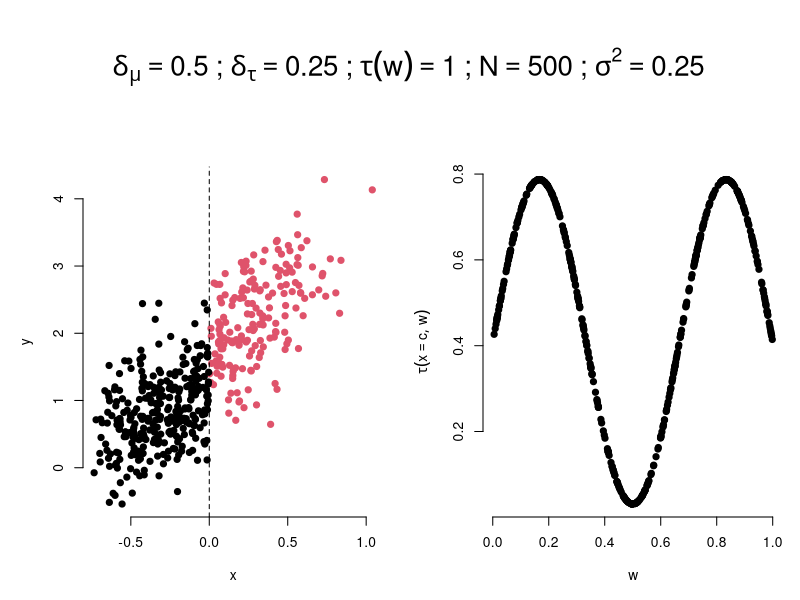
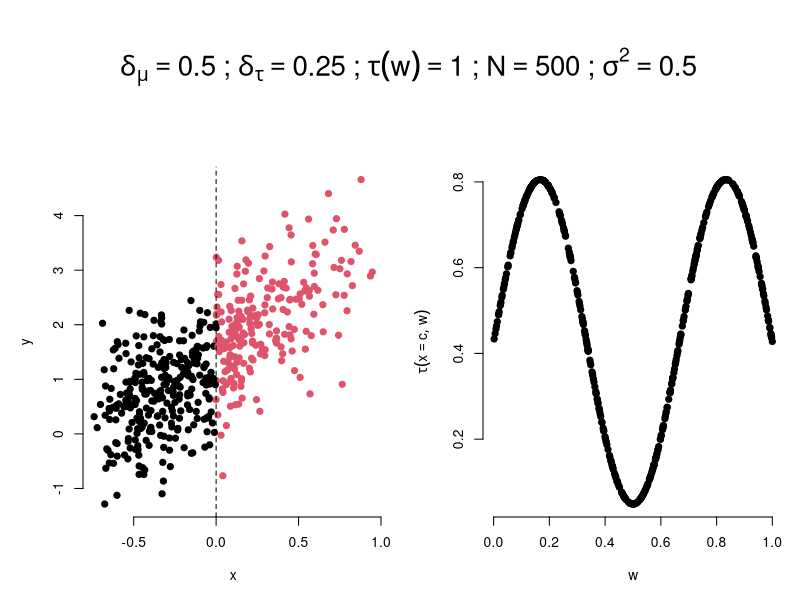
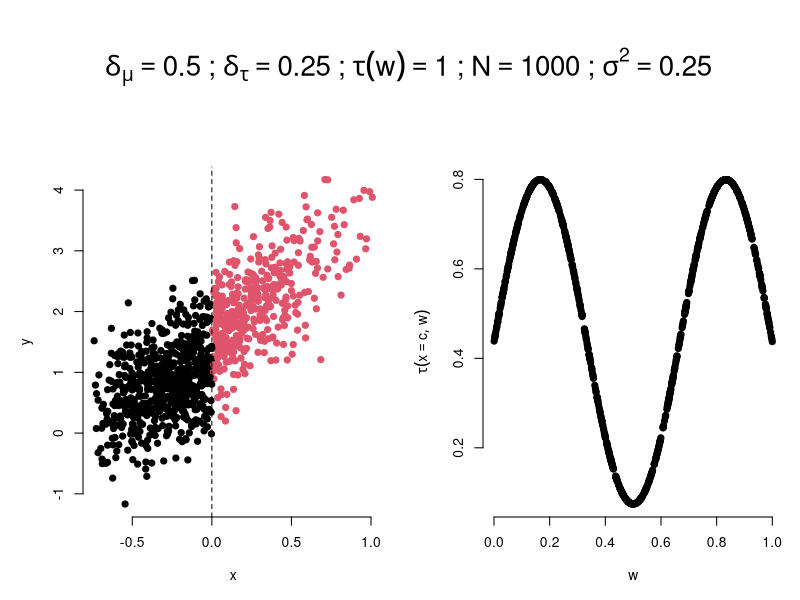
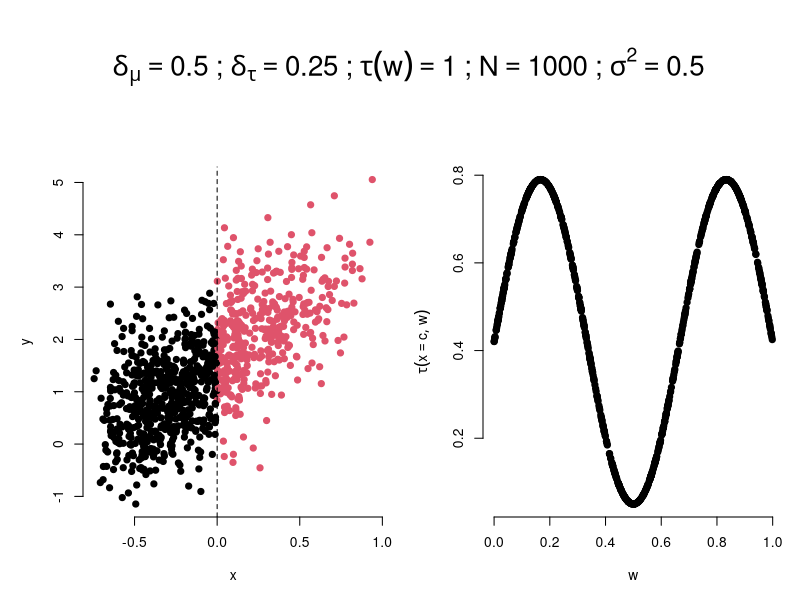
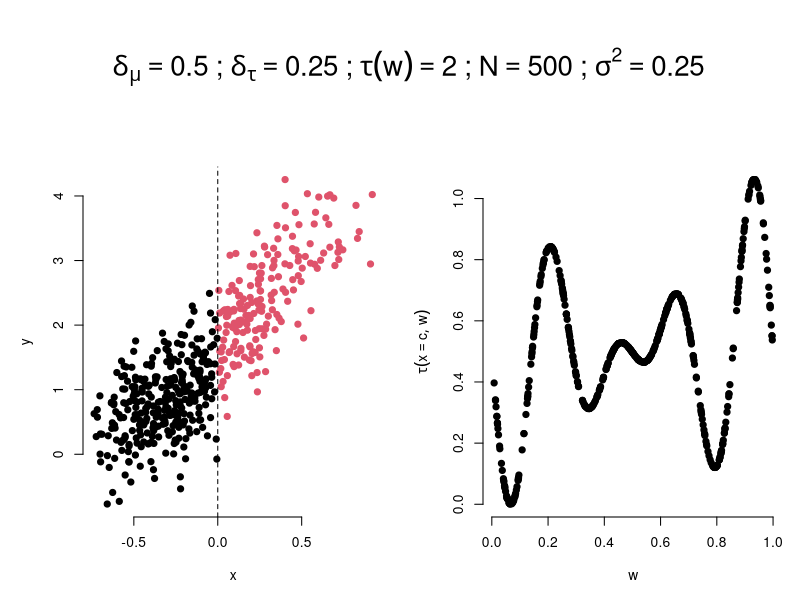
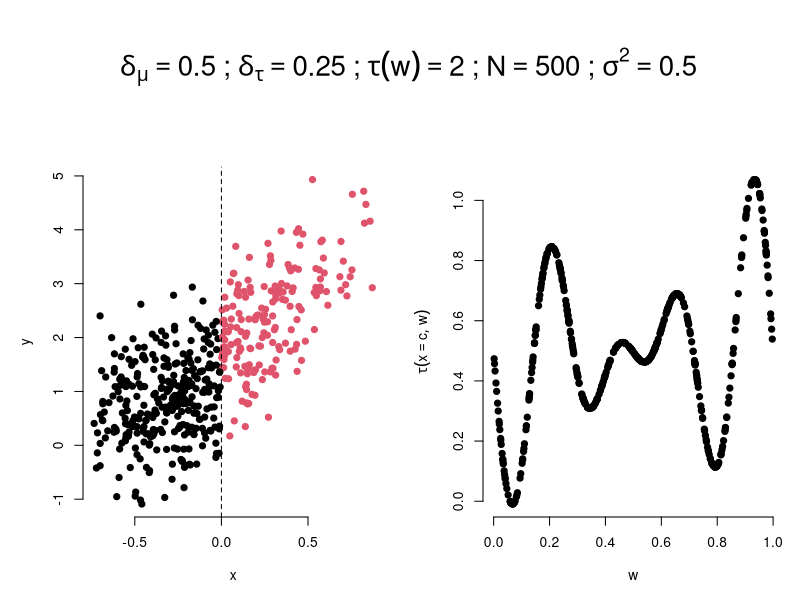
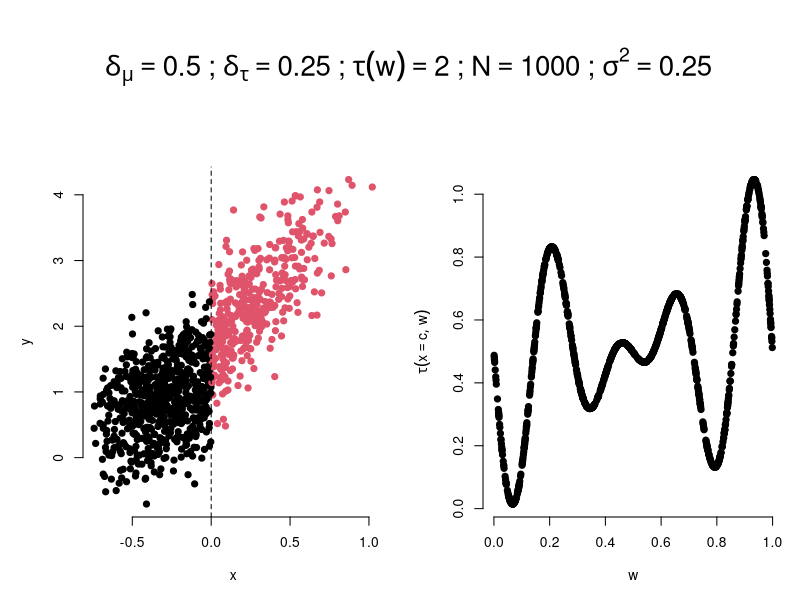
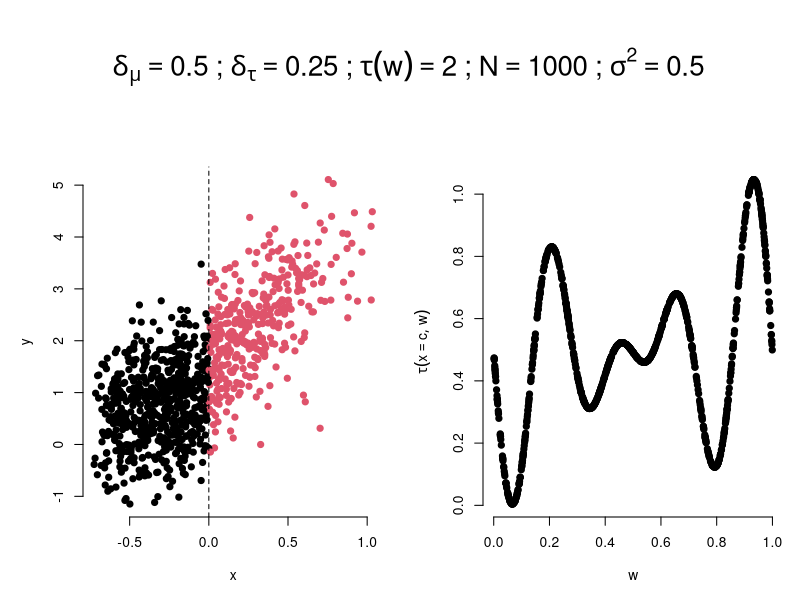

Recreate these plots in R, in order.
## ---- chunk 1
knitr::opts_chunk$set(echo = TRUE)
## ---- chunk 2
set.seed(7)
### Functions
mu0.x <- function(x) 3*x^5 - 2.5*x^4 - 1.5*x^3 + 2*x^2 + 3*x + 2
mu0.w <- function(w) w
tau0.x <- function(x,c) (exp(x)-exp(c))/(1+exp(x))
tau0.w <- function(w,level) {
  if (level==1) out <- sin(3*pi*w) ## 6th degree polynomial on W
  if (level==2) out <- sin(7*pi*w)*(w-0.5)/(5+exp(-2*w)) ## 14th degree polynomial on W
  out <- out-mean(out)
  return(out)
}
mu <- function(x,w,delta) {
  mu.x <- mu0.x(x)
  mu.w <- mu0.w(w)
  (mu.x + mu.w)/sd(mu.x + mu.w)*delta
}
tau <- function(x,c,w,delta,level) {
  tau.x <- tau0.x(x,c)
  tau.w <- tau0.w(w,level)
  ate + (tau.x + tau.w)/sd(tau.x + tau.w)*delta
}
## Parameters
c <- 0
ate <- 0.5
delta_mu <- c(0.5,2)
delta_tau <- c(0.25,0.75)
level <- 1:2
N <- c(500,1000)
sig_error <- c(0.25,0.5)
for (dm in delta_mu)
{
  for (dt in delta_tau)
  {
    for (lvl in level)
    {
      for (n in N)
      {
        for (sig in sig_error)
        {
          ## Generate data
          x <- 2*rbeta(n,2,4)-0.75
          z <- as.numeric(x>=c)
          w <- runif(n)
          cate <- tau(c,c,w,dt,lvl)
          y <- mu(x,w,dm) + tau(x,c,w,dt,lvl)*z + rnorm(n,0,sqrt(sig))
          title <- bquote(delta[mu]==.(dm)
                          ~";"~delta[tau]==.(dt)
                          ~";"~tau(w)==.(lvl)
                          ~";"~N==.(n)
                          ~";"~sigma^2==.(sig))
          ## Plot data
          par(bty="n",pch=19)
          layout(matrix(c(1,2,1,3),ncol=2),height=c(1,3))
          par(mar=c(2,2,1,1))
          plot.new()
          text(0.5,0.5,title,cex=2,font=2)
          ###
          par(mar=c(5,5,1,1))
          plot(x,y,col=z+1)
          abline(v=c,lty=2)
          ###
          plot(w,cate,ylab=bquote(tau(x==c,w)))
        }
      }
    }
  }
}
